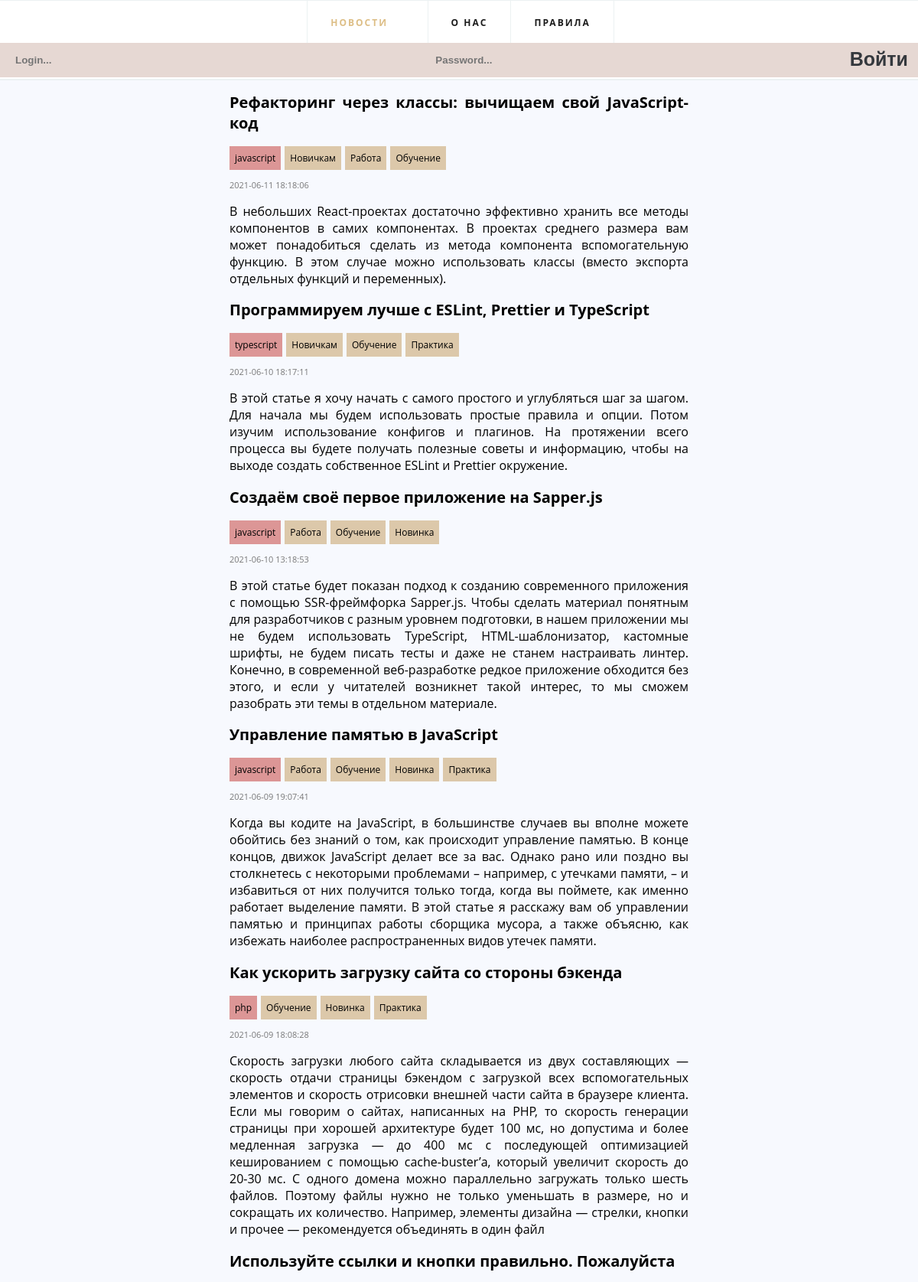
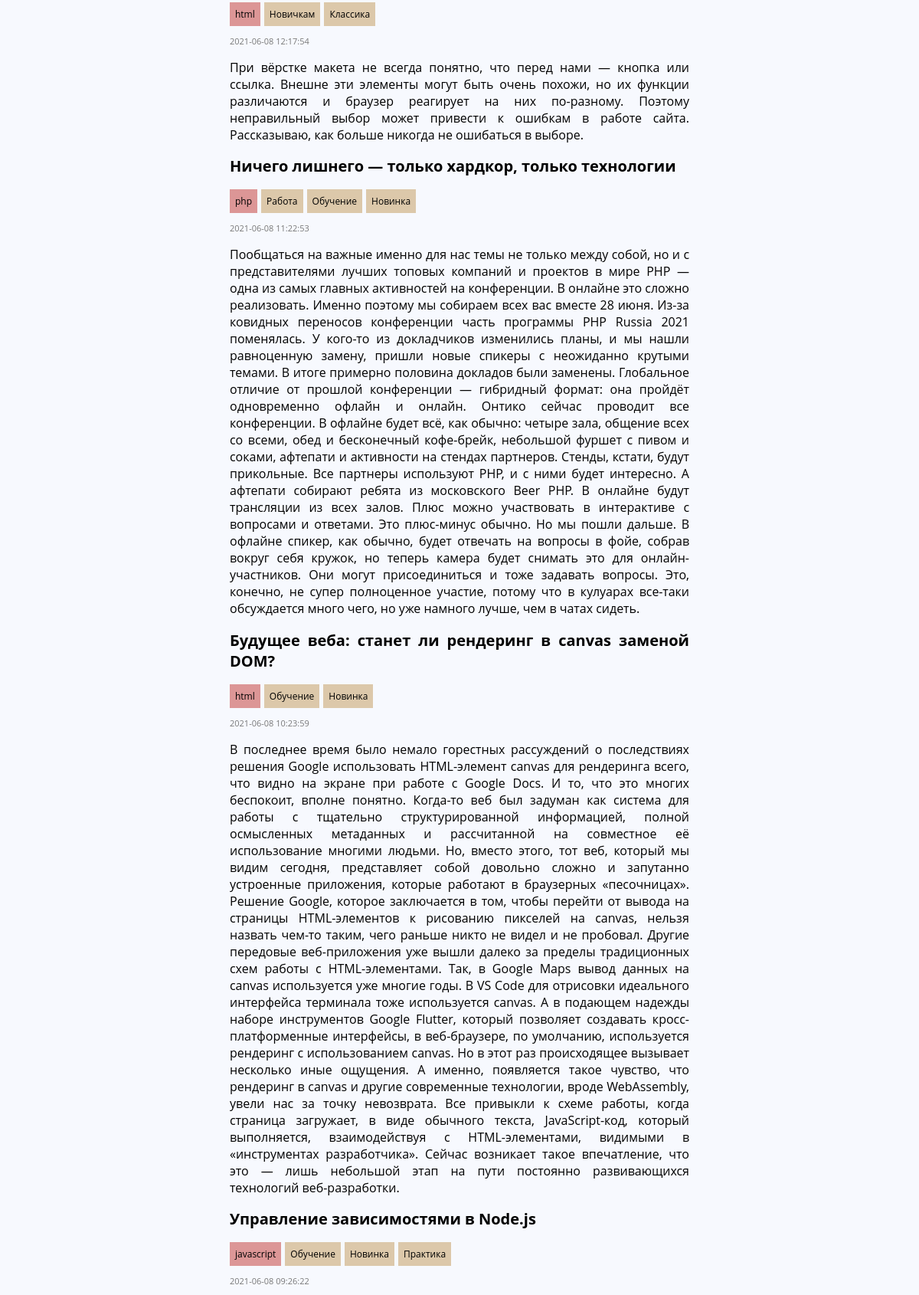
The app's page /articles.php (upper part) with its own data (2 pictures, top to bottom).
### tables this page shows
CREATE TABLE `news` (
  `id` int NOT NULL,
  `title` varchar(255) NOT NULL,
  `text` varchar(8000) NOT NULL,
  `post_date` timestamp NOT NULL,
  `group_name` varchar(100) NOT NULL
);

### dbconfig.php (called while the page is built, shortened)
<?
    class NewsDB{
        private $host;
        private $dbname;
        private $pdo;
        public $limit = 2;
        function __construct($host, $dbname){
            $this->host = $host;
            $this->dbname = $dbname;
        }
        function connect($login, $password){
            $dsn = 'mysql:host='.$this->host.';dbname='.$this->dbname;
            $this->pdo = new PDO($dsn, 'root', 'root');
        }
        function get_news($page = 0){
            $news = "SELECT * FROM news ORDER by post_date DESC";
            $limitsql = "LIMIT :limit OFFSET :start";
            if ($page > 0){
                $news = $news.' '.$limitsql;
                $offset = ($page - 1)*$this->limit;
                $query = $this->pdo->prepare($news);
                $query->bindValue('limit', $this->limit, PDO::PARAM_INT);
                $query->bindValue('start', $offset, PDO::PARAM_INT);
            } else {
                $query = $this->pdo->prepare($news);
            }
            $query->execute();
            return $query;
        }
        function get_news_categories($news_id){
            $sql = "SELECT cat_name, ru_name FROM `news` JOIN `categorized_news` cn ON news.id = cn.news_id JOIN `categories` c ON cn.cat_name = c.name WHERE id = :id";
            $query = $this->pdo->prepare($sql);
            $query->bindValue('id', $news_id, PDO::PARAM_INT);
            $query->execute();
            return $query;
        }
    }
?>

### news_form.php (the view)
<!DOCTYPE html>
<div class="newspaper">
    <h2><?php echo $row->title ?></h2>
    <div class="tags">
        <a href=<?php echo "/news/group-".$row->group_name."/" ?>><p class="group"><?php echo $row->group_name?></p></a>
        <?php
            $ncats = $db->get_news_categories($row->id);
            while($inrow = $ncats->fetch(PDO::FETCH_OBJ)){
                echo ('<a href="/news/group-'.$row->group_name.'/'.$inrow->cat_name.'/"><p class="category">'.$inrow->ru_name.'</p></a>') ;
            }
        ?>
    </div>
    <p class="date"><?php echo $row->post_date ?></p>
    <p><?php echo $row->text ?></p>
</div>

### articles.php (shortened to what this page needs)
<!DOCTYPE html>
<html>
    <head>
        <link href="/css/style.css" rel="stylesheet" type="text/css">
    </head>
    <body>
        <?php
            require 'dbconfig.php';
            $db = new NewsDB('localhost', 'webnews');
            $db->connect('root', 'root');
            require 'mainmenu.php';
            $group = $_GET['group'];
            $category = $_GET['category'];
            $page = (int)$_GET['page'];
            if ($group == null){
                $query = $db->get_news($page);
            } else if($category == null){
                $query = $db->get_grouped_news($group, $page);
                $count = $db->get_grouped_news($group)->rowCount();
            } else{
                $query = $db->get_gc_news($group, $category, $page);
                $count = $db->get_gc_news($group, $category)->rowCount();
            }
            while($row = $query->fetch(PDO::FETCH_OBJ)){
                require 'news_form.php';
            }
        ?>
    </body>
</html>

### css/style.css (style rules this page uses)
p { text-align: justify; }
div.newspaper { max-width: 600px; margin: auto; }
div.newspaper p { text-align: justify; }
div.newspaper h2 { text-align: justify; font-size: 20px; margin-bottom: 5px; }
div.newspaper p.date { color: rgb(120, 120, 120); font-size: 11px; margin: 0; }
div.newspaper .tags { display: flex; flex-direction: row; align-items: flex-start; }
div.newspaper .tags .group { padding: 7px; background-color: rgb(220, 150, 150); margin-right: 5px; }
div.newspaper .tags .category { padding: 7px; background-color: rgb(220, 200, 170); margin-right: 5px; }
.tags p { font-size: 12px; }
a { text-decoration: none; color: black; }
* { box-sizing: border-box; }
body { margin: 0; background: #f7f9fe; font-family: 'Open Sans', sans-serif; }

### records on screen
news: title "Рефакторинг через классы: вычищаем свой JavaScript-код", group_name "javascript", ru_name "Новичкам", ru_name "Работа", ru_name "Обучение", post_date "2021-06-11 18:18:06", text "В небольших React-проектах достаточно эффективно хранить все методы компонентов в самих компонентах. В проектах среднего размера вам может понадобиться сделать из метода компонента вспомогательную функцию. В этом случае можно использовать классы (вместо экспорта отдельных функций и переменных)."
news: title "Программируем лучше с ESLint, Prettier и TypeScript", group_name "typescript", ru_name "Новичкам", ru_name "Обучение", ru_name "Практика", post_date "2021-06-10 18:17:11", text "В этой статье я хочу начать с самого простого и углубляться шаг за шагом. Для начала мы будем использовать простые правила и опции. Потом изучим использование конфигов и плагинов. На протяжении всего процесса вы будете получать полезные советы и информацию, чтобы на выходе создать собственное ESLint и Prettier окружение."
news: title "Создаём своё первое приложение на Sapper.js", group_name "javascript", ru_name "Работа", ru_name "Обучение", ru_name "Новинка", post_date "2021-06-10 13:18:53", text "В этой статье будет показан подход к созданию современного приложения с помощью SSR-фреймфорка Sapper.js. Чтобы сделать материал понятным для разработчиков с разным уровнем подготовки, в нашем приложении мы не будем использовать TypeScript, HTML-шаблонизатор, кастомные шрифты, не будем писать тесты и даже не станем настраивать линтер. Конечно, в современной веб-разработке редкое приложение обходится без этого, и если у читателей возникнет такой интерес, то мы сможем разобрать эти темы в отдельном материале."
news: title "Управление памятью в JavaScript", group_name "javascript", ru_name "Работа", ru_name "Обучение", ru_name "Новинка", ru_name "Практика", post_date "2021-06-09 19:07:41", text "Когда вы кодите на JavaScript, в большинстве случаев вы вполне можете обойтись без знаний о том, как происходит управление памятью. В конце концов, движок JavaScript делает все за вас. Однако рано или поздно вы столкнетесь с некоторыми проблемами – например, с утечками памяти, – и избавиться от них получится только тогда, когда вы поймете, как именно работает выделение памяти. В этой статье я расскажу вам об управлении памятью и принципах работы сборщика мусора, а также объясню, как избежать наиболее распространенных видов утечек памяти."
news: title "Как ускорить загрузку сайта со стороны бэкенда", group_name "php", ru_name "Обучение", ru_name "Новинка", ru_name "Практика", post_date "2021-06-09 18:08:28", text "Скорость загрузки любого сайта складывается из двух составляющих — скорость отдачи страницы бэкендом с загрузкой всех вспомогательных элементов и скорость отрисовки внешней части сайта в браузере клиента. Если мы говорим о сайтах, написанных на PHP, то скорость генерации страницы при хорошей архитектуре будет 100 мс, но допустима и более медленная загрузка — до 400 мс с последующей оптимизацией кешированием с помощью cache-buster’а, который увеличит скорость до 20-30 мс. С одного домена можно параллельно загружать только шесть файлов. Поэтому файлы нужно не только уменьшать в размере, но и сокращать их количество. Например, элементы дизайна — стрелки, кнопки и прочее — рекомендуется…"
news: title "Используйте ссылки и кнопки правильно. Пожалуйста", group_name "html", ru_name "Новичкам", ru_name "Классика", post_date "2021-06-08 12:17:54", text "При вёрстке макета не всегда понятно, что перед нами — кнопка или ссылка. Внешне эти элементы могут быть очень похожи, но их функции различаются и браузер реагирует на них по-разному. Поэтому неправильный выбор может привести к ошибкам в работе сайта. Рассказываю, как больше никогда не ошибаться в выборе."
news: title "Ничего лишнего — только хардкор, только технологии", group_name "php", ru_name "Работа", ru_name "Обучение", ru_name "Новинка", post_date "2021-06-08 11:22:53", text "Пообщаться на важные именно для нас темы не только между собой, но и с представителями лучших топовых компаний и проектов в мире PHP — одна из самых главных активностей на конференции. В онлайне это сложно реализовать. Именно поэтому мы собираем всех вас вместе 28 июня. Из-за ковидных переносов конференции часть программы PHP Russia 2021 поменялась. У кого-то из докладчиков изменились планы, и мы нашли равноценную замену, пришли новые спикеры с неожиданно крутыми темами. В итоге примерно половина докладов были заменены. Глобальное отличие от прошлой конференции — гибридный формат: она пройдёт одновременно офлайн и онлайн. Онтико сейчас проводит все конференции. В офлайне будет всё, как…"
news: title "Будущее веба: станет ли рендеринг в canvas заменой DOM?", group_name "html", ru_name "Обучение", ru_name "Новинка", post_date "2021-06-08 10:23:59", text "В последнее время было немало горестных рассуждений о последствиях решения Google использовать HTML-элемент canvas для рендеринга всего, что видно на экране при работе с Google Docs. И то, что это многих беспокоит, вполне понятно. Когда-то веб был задуман как система для работы с тщательно структурированной информацией, полной осмысленных метаданных и рассчитанной на совместное её использование многими людьми. Но, вместо этого, тот веб, который мы видим сегодня, представляет собой довольно сложно и запутанно устроенные приложения, которые работают в браузерных «песочницах». Решение Google, которое заключается в том, чтобы перейти от вывода на страницы HTML-элементов к рисованию пикселей на…"
news: title "Управление зависимостями в Node.js", group_name "javascript", ru_name "Обучение", ru_name "Новинка", ru_name "Практика", post_date "2021-06-08 09:26:22"
